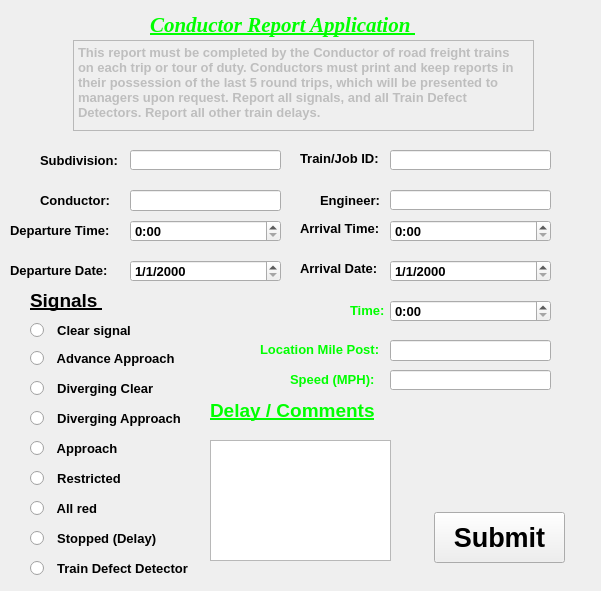
<?xml version="1.0" encoding="UTF-8"?>
<ui version="4.0">
 <class>Conductorslog</class>
 <widget class="QWidget" name="Conductorslog">
  <property name="windowModality">
   <enum>Qt::NonModal</enum>
  </property>
  <property name="enabled">
   <bool>true</bool>
  </property>
  <property name="geometry">
   <rect>
    <x>0</x>
    <y>0</y>
    <width>601</width>
    <height>591</height>
   </rect>
  </property>
  <property name="sizePolicy">
   <sizepolicy hsizetype="Fixed" vsizetype="Fixed">
    <horstretch>0</horstretch>
    <verstretch>0</verstretch>
   </sizepolicy>
  </property>
  <property name="minimumSize">
   <size>
    <width>601</width>
    <height>591</height>
   </size>
  </property>
  <property name="maximumSize">
   <size>
    <width>601</width>
    <height>591</height>
   </size>
  </property>
  <property name="font">
   <font>
    <pointsize>10</pointsize>
    <weight>75</weight>
    <bold>true</bold>
   </font>
  </property>
  <property name="windowTitle">
   <string>Conductors log </string>
  </property>
  <widget class="QLabel" name="Label_1">
   <property name="geometry">
    <rect>
     <x>150</x>
     <y>10</y>
     <width>281</width>
     <height>31</height>
    </rect>
   </property>
   <property name="font">
    <font>
     <family>Times New Roman</family>
     <pointsize>14</pointsize>
     <weight>75</weight>
     <italic>true</italic>
     <bold>true</bold>
     <underline>true</underline>
    </font>
   </property>
   <property name="text">
    <string>&lt;html&gt;&lt;head/&gt;&lt;body&gt;&lt;p&gt;&lt;span style=&quot; font-size:16pt; color:#00ff00;&quot;&gt;Conductor Report Application &lt;/span&gt;&lt;/p&gt;&lt;/body&gt;&lt;/html&gt;</string>
   </property>
  </widget>
  <widget class="QPlainTextEdit" name="plainTextEdit">
   <property name="enabled">
    <bool>false</bool>
   </property>
   <property name="geometry">
    <rect>
     <x>73</x>
     <y>40</y>
     <width>461</width>
     <height>91</height>
    </rect>
   </property>
   <property name="minimumSize">
    <size>
     <width>461</width>
     <height>91</height>
    </size>
   </property>
   <property name="maximumSize">
    <size>
     <width>461</width>
     <height>91</height>
    </size>
   </property>
   <property name="plainText">
    <string>This report must be completed by the Conductor of road freight trains on each trip or tour of duty. Conductors must print and keep reports in their possession of the last 5 round trips, which will be presented to managers upon request. Report all signals, and all Train Defect Detectors. Report all other train delays.</string>
   </property>
  </widget>
  <widget class="QLabel" name="label_2">
   <property name="geometry">
    <rect>
     <x>40</x>
     <y>140</y>
     <width>81</width>
     <height>41</height>
    </rect>
   </property>
   <property name="font">
    <font>
     <pointsize>10</pointsize>
    </font>
   </property>
   <property name="text">
    <string>Subdivision:</string>
   </property>
  </widget>
  <widget class="QLabel" name="label_3">
   <property name="geometry">
    <rect>
     <x>40</x>
     <y>190</y>
     <width>71</width>
     <height>21</height>
    </rect>
   </property>
   <property name="text">
    <string>Conductor:</string>
   </property>
  </widget>
  <widget class="QLabel" name="label_5">
   <property name="geometry">
    <rect>
     <x>10</x>
     <y>220</y>
     <width>111</width>
     <height>20</height>
    </rect>
   </property>
   <property name="text">
    <string>Departure Time:</string>
   </property>
  </widget>
  <widget class="QLineEdit" name="lineEdit">
   <property name="geometry">
    <rect>
     <x>130</x>
     <y>150</y>
     <width>151</width>
     <height>20</height>
    </rect>
   </property>
   <property name="minimumSize">
    <size>
     <width>151</width>
     <height>20</height>
    </size>
   </property>
   <property name="text">
    <string/>
   </property>
  </widget>
  <widget class="QLineEdit" name="lineEdit_2">
   <property name="geometry">
    <rect>
     <x>130</x>
     <y>190</y>
     <width>151</width>
     <height>21</height>
    </rect>
   </property>
   <property name="minimumSize">
    <size>
     <width>151</width>
     <height>20</height>
    </size>
   </property>
   <property name="maximumSize">
    <size>
     <width>151</width>
     <height>21</height>
    </size>
   </property>
  </widget>
  <widget class="QLabel" name="label_6">
   <property name="geometry">
    <rect>
     <x>300</x>
     <y>150</y>
     <width>91</width>
     <height>16</height>
    </rect>
   </property>
   <property name="text">
    <string>Train/Job ID:</string>
   </property>
  </widget>
  <widget class="QLabel" name="label_7">
   <property name="geometry">
    <rect>
     <x>320</x>
     <y>190</y>
     <width>71</width>
     <height>21</height>
    </rect>
   </property>
   <property name="text">
    <string>Engineer:</string>
   </property>
  </widget>
  <widget class="QLabel" name="label_9">
   <property name="geometry">
    <rect>
     <x>300</x>
     <y>220</y>
     <width>91</width>
     <height>16</height>
    </rect>
   </property>
   <property name="text">
    <string>Arrival Time:</string>
   </property>
  </widget>
  <widget class="QLineEdit" name="lineEdit_5">
   <property name="geometry">
    <rect>
     <x>390</x>
     <y>150</y>
     <width>161</width>
     <height>20</height>
    </rect>
   </property>
   <property name="minimumSize">
    <size>
     <width>151</width>
     <height>20</height>
    </size>
   </property>
  </widget>
  <widget class="QLineEdit" name="lineEdit_6">
   <property name="geometry">
    <rect>
     <x>390</x>
     <y>190</y>
     <width>161</width>
     <height>20</height>
    </rect>
   </property>
   <property name="minimumSize">
    <size>
     <width>151</width>
     <height>20</height>
    </size>
   </property>
   <property name="maximumSize">
    <size>
     <width>161</width>
     <height>20</height>
    </size>
   </property>
  </widget>
  <widget class="QPushButton" name="pushButton">
   <property name="geometry">
    <rect>
     <x>434</x>
     <y>512</y>
     <width>131</width>
     <height>51</height>
    </rect>
   </property>
   <property name="font">
    <font>
     <pointsize>20</pointsize>
    </font>
   </property>
   <property name="text">
    <string>Submit</string>
   </property>
  </widget>
  <widget class="QLabel" name="label_10">
   <property name="geometry">
    <rect>
     <x>30</x>
     <y>290</y>
     <width>81</width>
     <height>21</height>
    </rect>
   </property>
   <property name="font">
    <font>
     <pointsize>14</pointsize>
     <underline>true</underline>
    </font>
   </property>
   <property name="text">
    <string>Signals </string>
   </property>
  </widget>
  <widget class="QRadioButton" name="radioButton">
   <property name="geometry">
    <rect>
     <x>30</x>
     <y>320</y>
     <width>141</width>
     <height>21</height>
    </rect>
   </property>
   <property name="text">
    <string>  Clear signal</string>
   </property>
  </widget>
  <widget class="QRadioButton" name="radioButton_2">
   <property name="geometry">
    <rect>
     <x>30</x>
     <y>350</y>
     <width>151</width>
     <height>17</height>
    </rect>
   </property>
   <property name="text">
    <string>  Advance Approach</string>
   </property>
  </widget>
  <widget class="QRadioButton" name="radioButton_3">
   <property name="geometry">
    <rect>
     <x>30</x>
     <y>440</y>
     <width>101</width>
     <height>17</height>
    </rect>
   </property>
   <property name="text">
    <string>  Approach </string>
   </property>
  </widget>
  <widget class="QRadioButton" name="radioButton_4">
   <property name="geometry">
    <rect>
     <x>30</x>
     <y>470</y>
     <width>101</width>
     <height>17</height>
    </rect>
   </property>
   <property name="text">
    <string>  Restricted</string>
   </property>
  </widget>
  <widget class="QRadioButton" name="radioButton_5">
   <property name="geometry">
    <rect>
     <x>30</x>
     <y>500</y>
     <width>91</width>
     <height>17</height>
    </rect>
   </property>
   <property name="text">
    <string>  All red </string>
   </property>
  </widget>
  <widget class="QRadioButton" name="radioButton_6">
   <property name="geometry">
    <rect>
     <x>30</x>
     <y>530</y>
     <width>141</width>
     <height>17</height>
    </rect>
   </property>
   <property name="text">
    <string>  Stopped (Delay)</string>
   </property>
  </widget>
  <widget class="QRadioButton" name="radioButton_7">
   <property name="geometry">
    <rect>
     <x>30</x>
     <y>560</y>
     <width>181</width>
     <height>17</height>
    </rect>
   </property>
   <property name="text">
    <string>  Train Defect Detector </string>
   </property>
  </widget>
  <widget class="QTextEdit" name="textEdit">
   <property name="geometry">
    <rect>
     <x>210</x>
     <y>440</y>
     <width>181</width>
     <height>121</height>
    </rect>
   </property>
  </widget>
  <widget class="QLabel" name="label_11">
   <property name="geometry">
    <rect>
     <x>210</x>
     <y>390</y>
     <width>191</width>
     <height>41</height>
    </rect>
   </property>
   <property name="font">
    <font>
     <pointsize>14</pointsize>
     <underline>true</underline>
    </font>
   </property>
   <property name="text">
    <string>&lt;html&gt;&lt;head/&gt;&lt;body&gt;&lt;p&gt;&lt;span style=&quot; color:#00ff00;&quot;&gt;Delay / Comments&lt;/span&gt;&lt;/p&gt;&lt;/body&gt;&lt;/html&gt;</string>
   </property>
  </widget>
  <widget class="QLabel" name="label_12">
   <property name="geometry">
    <rect>
     <x>350</x>
     <y>290</y>
     <width>41</width>
     <height>41</height>
    </rect>
   </property>
   <property name="text">
    <string>&lt;html&gt;&lt;head/&gt;&lt;body&gt;&lt;p&gt;&lt;span style=&quot; color:#00ff00;&quot;&gt;Time: &lt;/span&gt;&lt;/p&gt;&lt;/body&gt;&lt;/html&gt;</string>
   </property>
  </widget>
  <widget class="QLabel" name="label_13">
   <property name="geometry">
    <rect>
     <x>260</x>
     <y>340</y>
     <width>131</width>
     <height>20</height>
    </rect>
   </property>
   <property name="text">
    <string>&lt;html&gt;&lt;head/&gt;&lt;body&gt;&lt;p&gt;&lt;span style=&quot; color:#00ff00;&quot;&gt;Location Mile Post:&lt;/span&gt;&lt;/p&gt;&lt;/body&gt;&lt;/html&gt;</string>
   </property>
  </widget>
  <widget class="QLineEdit" name="lineEdit_10">
   <property name="enabled">
    <bool>true</bool>
   </property>
   <property name="geometry">
    <rect>
     <x>390</x>
     <y>340</y>
     <width>161</width>
     <height>21</height>
    </rect>
   </property>
   <property name="minimumSize">
    <size>
     <width>151</width>
     <height>20</height>
    </size>
   </property>
   <property name="autoFillBackground">
    <bool>false</bool>
   </property>
   <property name="text">
    <string/>
   </property>
   <property name="frame">
    <bool>true</bool>
   </property>
   <property name="placeholderText">
    <string/>
   </property>
  </widget>
  <widget class="QLabel" name="label_14">
   <property name="geometry">
    <rect>
     <x>290</x>
     <y>370</y>
     <width>91</width>
     <height>20</height>
    </rect>
   </property>
   <property name="text">
    <string>&lt;html&gt;&lt;head/&gt;&lt;body&gt;&lt;p&gt;&lt;span style=&quot; color:#00ff00;&quot;&gt;Speed (MPH):&lt;/span&gt;&lt;/p&gt;&lt;/body&gt;&lt;/html&gt;</string>
   </property>
  </widget>
  <widget class="QLineEdit" name="lineEdit_11">
   <property name="geometry">
    <rect>
     <x>390</x>
     <y>370</y>
     <width>161</width>
     <height>20</height>
    </rect>
   </property>
   <property name="minimumSize">
    <size>
     <width>151</width>
     <height>20</height>
    </size>
   </property>
  </widget>
  <widget class="QDateTimeEdit" name="dateTimeEdit">
   <property name="geometry">
    <rect>
     <x>130</x>
     <y>220</y>
     <width>151</width>
     <height>22</height>
    </rect>
   </property>
   <property name="minimumSize">
    <size>
     <width>151</width>
     <height>20</height>
    </size>
   </property>
   <property name="displayFormat">
    <string>h:mm </string>
   </property>
  </widget>
  <widget class="QDateTimeEdit" name="dateTimeEdit_2">
   <property name="geometry">
    <rect>
     <x>390</x>
     <y>220</y>
     <width>161</width>
     <height>22</height>
    </rect>
   </property>
   <property name="minimumSize">
    <size>
     <width>151</width>
     <height>20</height>
    </size>
   </property>
   <property name="displayFormat">
    <string>h:mm</string>
   </property>
  </widget>
  <widget class="QLabel" name="label_4">
   <property name="geometry">
    <rect>
     <x>10</x>
     <y>250</y>
     <width>111</width>
     <height>41</height>
    </rect>
   </property>
   <property name="text">
    <string>Departure Date:</string>
   </property>
  </widget>
  <widget class="QLabel" name="label_8">
   <property name="geometry">
    <rect>
     <x>300</x>
     <y>260</y>
     <width>91</width>
     <height>16</height>
    </rect>
   </property>
   <property name="text">
    <string>Arrival Date:</string>
   </property>
  </widget>
  <widget class="QDateEdit" name="dateEdit">
   <property name="geometry">
    <rect>
     <x>130</x>
     <y>260</y>
     <width>151</width>
     <height>22</height>
    </rect>
   </property>
   <property name="minimumSize">
    <size>
     <width>151</width>
     <height>20</height>
    </size>
   </property>
   <property name="displayFormat">
    <string>M/d/yyyy</string>
   </property>
  </widget>
  <widget class="QDateEdit" name="dateEdit_2">
   <property name="geometry">
    <rect>
     <x>390</x>
     <y>260</y>
     <width>161</width>
     <height>22</height>
    </rect>
   </property>
   <property name="minimumSize">
    <size>
     <width>151</width>
     <height>20</height>
    </size>
   </property>
   <property name="displayFormat">
    <string>M/d/yyyy</string>
   </property>
  </widget>
  <widget class="QLabel" name="label">
   <property name="geometry">
    <rect>
     <x>410</x>
     <y>430</y>
     <width>171</width>
     <height>71</height>
    </rect>
   </property>
   <property name="text">
    <string/>
   </property>
  </widget>
  <widget class="QTimeEdit" name="timeEdit">
   <property name="geometry">
    <rect>
     <x>390</x>
     <y>300</y>
     <width>161</width>
     <height>22</height>
    </rect>
   </property>
   <property name="minimumSize">
    <size>
     <width>151</width>
     <height>20</height>
    </size>
   </property>
   <property name="displayFormat">
    <string>h:mm </string>
   </property>
  </widget>
  <widget class="QRadioButton" name="radioButton_8">
   <property name="geometry">
    <rect>
     <x>30</x>
     <y>380</y>
     <width>131</width>
     <height>17</height>
    </rect>
   </property>
   <property name="text">
    <string>  Diverging Clear</string>
   </property>
  </widget>
  <widget class="QRadioButton" name="radioButton_9">
   <property name="geometry">
    <rect>
     <x>30</x>
     <y>410</y>
     <width>161</width>
     <height>17</height>
    </rect>
   </property>
   <property name="text">
    <string>  Diverging Approach</string>
   </property>
  </widget>
 </widget>
 <resources/>
 <connections/>
</ui>
